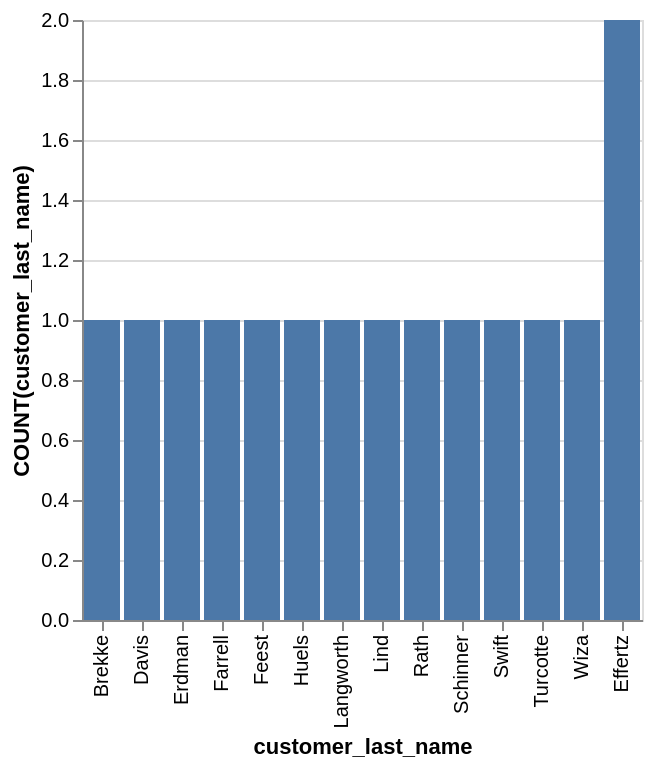

Vega-Lite specification stored for this chart:
### Vega-Lite specification from a JSON file in a GitHub repository (floating-point values rounded to 4 significant figures)
{"data": {"values": [{"x_data": "Brekke", "y_data": 1}, {"x_data": "Davis", "y_data": 1}, {"x_data": "Effertz", "y_data": 2}, {"x_data": "Erdman", "y_data": 1}, {"x_data": "Farrell", "y_data": 1}, {"x_data": "Feest", "y_data": 1}, {"x_data": "Huels", "y_data": 1}, {"x_data": "Langworth", "y_data": 1}, {"x_data": "Lind", "y_data": 1}, {"x_data": "Rath", "y_data": 1}, {"x_data": "Schinner", "y_data": 1}, {"x_data": "Swift", "y_data": 1}, {"x_data": "Turcotte", "y_data": 1}, {"x_data": "Wiza", "y_data": 1}]}, "mark": "bar", "encoding": {"x": {"field": "x_data", "type": "nominal", "title": "customer_last_name", "sort": {"op": "sum", "field": "y_data", "order": "ascending"}}, "y": {"field": "y_data", "type": "quantitative", "title": "COUNT(customer_last_name)"}}}
